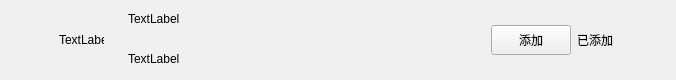
<?xml version="1.0" encoding="UTF-8"?>
<ui version="4.0">
 <class>ApplyFriendItem</class>
 <widget class="QWidget" name="ApplyFriendItem">
  <property name="geometry">
   <rect>
    <x>0</x>
    <y>0</y>
    <width>676</width>
    <height>80</height>
   </rect>
  </property>
  <property name="maximumSize">
   <size>
    <width>16777215</width>
    <height>80</height>
   </size>
  </property>
  <property name="windowTitle">
   <string>Form</string>
  </property>
  <layout class="QHBoxLayout" name="horizontalLayout">
   <property name="spacing">
    <number>6</number>
   </property>
   <property name="leftMargin">
    <number>9</number>
   </property>
   <property name="topMargin">
    <number>0</number>
   </property>
   <property name="rightMargin">
    <number>0</number>
   </property>
   <property name="bottomMargin">
    <number>0</number>
   </property>
   <item>
    <spacer name="horizontalSpacer">
     <property name="orientation">
      <enum>Qt::Horizontal</enum>
     </property>
     <property name="sizeType">
      <enum>QSizePolicy::Fixed</enum>
     </property>
     <property name="sizeHint" stdset="0">
      <size>
       <width>50</width>
       <height>20</height>
      </size>
     </property>
    </spacer>
   </item>
   <item>
    <widget class="QLabel" name="icon_lb">
     <property name="minimumSize">
      <size>
       <width>45</width>
       <height>45</height>
      </size>
     </property>
     <property name="maximumSize">
      <size>
       <width>45</width>
       <height>45</height>
      </size>
     </property>
     <property name="text">
      <string>TextLabel</string>
     </property>
    </widget>
   </item>
   <item>
    <widget class="QWidget" name="widget" native="true">
     <layout class="QHBoxLayout" name="horizontalLayout_2">
      <property name="topMargin">
       <number>2</number>
      </property>
      <property name="bottomMargin">
       <number>2</number>
      </property>
      <item>
       <widget class="QWidget" name="widget_2" native="true">
        <layout class="QVBoxLayout" name="verticalLayout">
         <property name="spacing">
          <number>10</number>
         </property>
         <property name="topMargin">
          <number>2</number>
         </property>
         <property name="bottomMargin">
          <number>2</number>
         </property>
         <item>
          <widget class="QLabel" name="user_name_lb">
           <property name="minimumSize">
            <size>
             <width>100</width>
             <height>30</height>
            </size>
           </property>
           <property name="maximumSize">
            <size>
             <width>200</width>
             <height>30</height>
            </size>
           </property>
           <property name="text">
            <string>TextLabel</string>
           </property>
          </widget>
         </item>
         <item>
          <widget class="QLabel" name="user_chat_lb">
           <property name="minimumSize">
            <size>
             <width>100</width>
             <height>30</height>
            </size>
           </property>
           <property name="maximumSize">
            <size>
             <width>200</width>
             <height>30</height>
            </size>
           </property>
           <property name="text">
            <string>TextLabel</string>
           </property>
          </widget>
         </item>
        </layout>
       </widget>
      </item>
      <item>
       <spacer name="horizontalSpacer_3">
        <property name="orientation">
         <enum>Qt::Horizontal</enum>
        </property>
        <property name="sizeHint" stdset="0">
         <size>
          <width>40</width>
          <height>20</height>
         </size>
        </property>
       </spacer>
      </item>
      <item>
       <widget class="ClickedBtn" name="addBtn">
        <property name="minimumSize">
         <size>
          <width>80</width>
          <height>30</height>
         </size>
        </property>
        <property name="maximumSize">
         <size>
          <width>80</width>
          <height>30</height>
         </size>
        </property>
        <property name="text">
         <string>添加</string>
        </property>
       </widget>
      </item>
      <item>
       <widget class="QLabel" name="already_add_lb">
        <property name="minimumSize">
         <size>
          <width>40</width>
          <height>0</height>
         </size>
        </property>
        <property name="text">
         <string>已添加</string>
        </property>
       </widget>
      </item>
      <item>
       <spacer name="horizontalSpacer_2">
        <property name="orientation">
         <enum>Qt::Horizontal</enum>
        </property>
        <property name="sizeType">
         <enum>QSizePolicy::Fixed</enum>
        </property>
        <property name="sizeHint" stdset="0">
         <size>
          <width>50</width>
          <height>20</height>
         </size>
        </property>
       </spacer>
      </item>
     </layout>
    </widget>
   </item>
  </layout>
 </widget>
 <customwidgets>
  <customwidget>
   <class>ClickedBtn</class>
   <extends>QPushButton</extends>
   <header location="global">clickedbtn.h</header>
  </customwidget>
 </customwidgets>
 <resources/>
 <connections/>
</ui>
